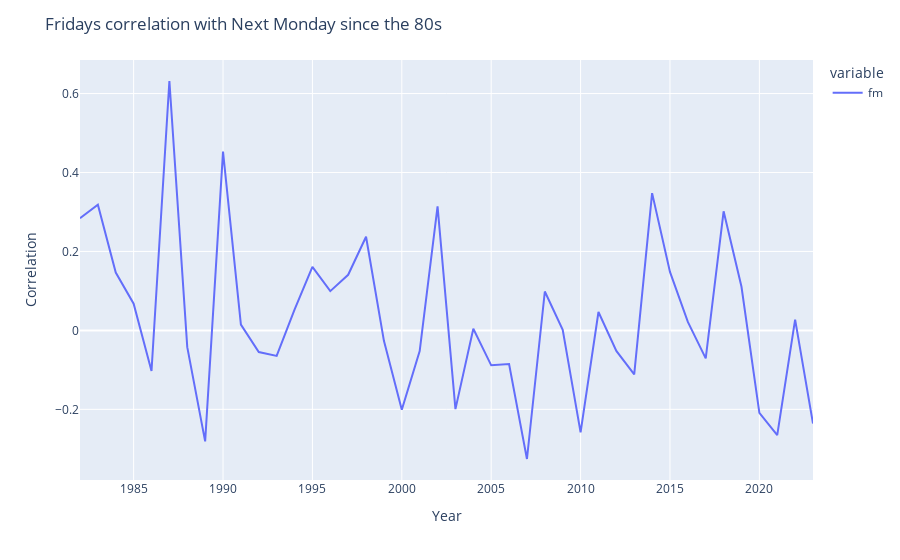

Notebook source saved alongside this figure:
### Code cell
import plotly.express as px

fig = px.line(yearly_corr['fm'])
fig.update_layout(xaxis_title="Year", yaxis_title="Correlation", 
                  title='Fridays correlation with Next Monday since the 80s')
fig.write_image("images/f_m_corr.png")
fig.show()

### Figure 1 — Plotly figure (JSON) as saved in the notebook; plotly's stock layout.template omitted (floating-point values rounded to 4 significant figures)
{"data": [{"hovertemplate": "variable=fm<br>index=%{x}<br>value=%{y}<extra></extra>", "legendgroup": "fm", "line": {"color": "#636efa", "dash": "solid"}, "marker": {"symbol": "circle"}, "mode": "lines", "name": "fm", "orientation": "v", "showlegend": true, "type": "scatter", "x": [1982, 1983, 1984, 1985, 1986, 1987, 1988, 1989, 1990, 1991, 1992, 1993, 1994, 1995, 1996, 1997, 1998, 1999, 2000, 2001, 2002, 2003, 2004, 2005, 2006, 2007, 2008, 2009, 2010, 2011, 2012, 2013, 2014, 2015, 2016, 2017, 2018, 2019, 2020, 2021, 2022, 2023], "xaxis": "x", "y": [0.284, 0.3184, 0.1465, 0.06774, -0.1028, 0.6318, -0.04239, -0.2813, 0.4529, 0.01466, -0.0549, -0.06462, 0.05281, 0.161, 0.09947, 0.1408, 0.2372, -0.0265, -0.2009, -0.05252, 0.3143, -0.1995, 0.004017, -0.08846, -0.08512, -0.3258, 0.09856, 0.001465, -0.2582, 0.04663, -0.05209, -0.1115, 0.3478, 0.1481, 0.02155, -0.07082, 0.3016, 0.1104, -0.2089, -0.2653, 0.02738, -0.236], "yaxis": "y"}], "layout": {"legend": {"title": {"text": "variable"}, "tracegroupgap": 0}, "margin": {"t": 60}, "title": {"text": "Fridays correlation with Next Monday since the 80s"}, "xaxis": {"anchor": "y", "domain": [0, 1], "title": {"text": "Year"}}, "yaxis": {"anchor": "x", "domain": [0, 1], "title": {"text": "Correlation"}}}}
